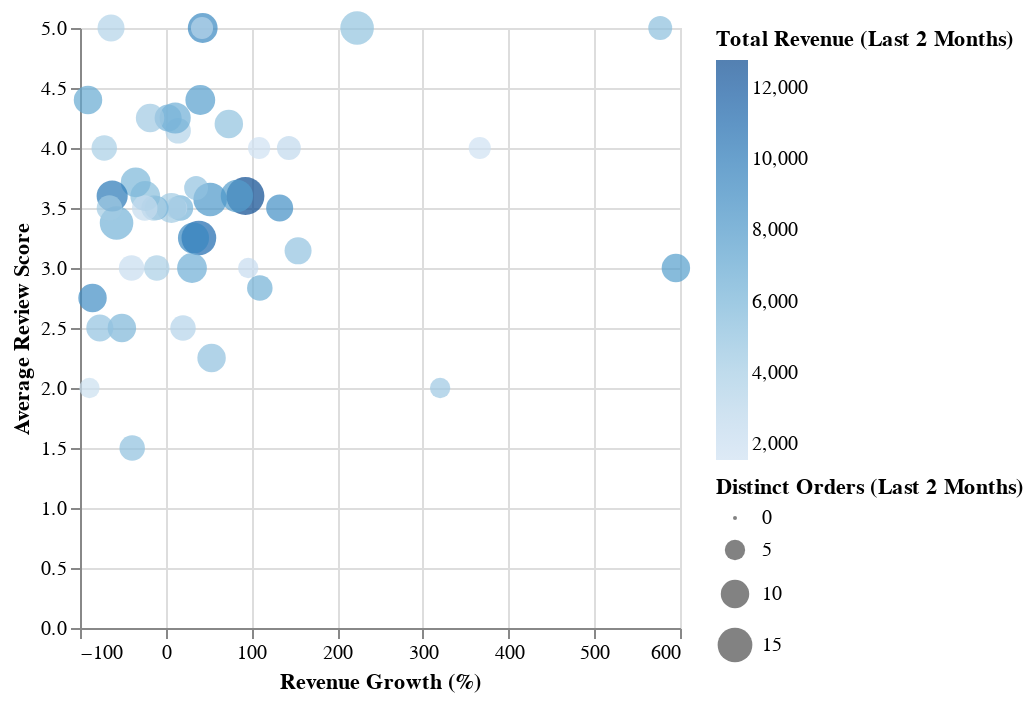

The notebook cell this image was saved under:
### Code cell
thread.plot()

### Figure 1 — Vega-Lite specification as saved in the notebook (floating-point values rounded to 4 significant figures)
{"config": {"view": {"continuousWidth": 300, "continuousHeight": 300}}, "data": {"name": "data-88ae92fc5e0d84169534fe054e6ff55f"}, "mark": {"type": "circle", "tooltip": true}, "encoding": {"color": {"field": "total_revenue_2m", "scale": {"scheme": "blues"}, "title": "Total Revenue (Last 2 Months)", "type": "quantitative"}, "size": {"field": "distinct_orders_2m", "title": "Distinct Orders (Last 2 Months)", "type": "quantitative"}, "tooltip": [{"field": "seller_id", "title": "Seller ID", "type": "nominal"}, {"field": "revenue_growth_pct", "format": ".2f", "title": "Revenue Growth (%)", "type": "quantitative"}, {"field": "avg_review_score", "format": ".2f", "title": "Avg Review Score", "type": "quantitative"}, {"field": "total_revenue_2m", "format": ".2f", "title": "Total Revenue 2M", "type": "quantitative"}, {"field": "distinct_orders_2m", "title": "Distinct Orders 2M", "type": "quantitative"}, {"field": "revenue_aug", "format": ".2f", "title": "Revenue Aug", "type": "quantitative"}, {"field": "revenue_sep", "format": ".2f", "title": "Revenue Sep", "type": "quantitative"}], "x": {"field": "revenue_growth_pct", "title": "Revenue Growth (%)", "type": "quantitative"}, "y": {"field": "avg_review_score", "title": "Average Review Score", "type": "quantitative"}}, "$schema": "https://vega.github.io/schema/vega-lite/v5.json", "datasets": {"data-88ae92fc5e0d84169534fe054e6ff55f": [{"seller_id": "17a8fb87daefff54ea1a81918ef4526b", "total_revenue_2m": 7503.0, "revenue_aug": 943.5, "revenue_sep": 6560.0, "revenue_growth_pct": 595.2, "revenue_growth_rank_desc": 1, "revenue_growth_rank_asc": 50, "aov_2m": 750.3, "aov_rank_desc": 8, "aov_rank_asc": 43, "avg_review_score": 3.0, "review_rank_desc": 36, "review_rank_asc": 10, "distinct_orders_2m": 10, "reviewed_orders_2m": 2}, {"seller_id": "db791471eb6a6c65da206e37405f5437", "total_revenue_2m": 5059.0, "revenue_aug": 651.1, "revenue_sep": 4408.0, "revenue_growth_pct": 576.9, "revenue_growth_rank_desc": 2, "revenue_growth_rank_asc": 49, "aov_2m": 722.7, "aov_rank_desc": 12, "aov_rank_asc": 39, "avg_review_score": 5.0, "review_rank_desc": 1, "review_rank_asc": 45, "distinct_orders_2m": 7, "reviewed_orders_2m": 4}, {"seller_id": "f55c207b0821146f710fa0dee35d16f5", "total_revenue_2m": 1555.0, "revenue_aug": 274.5, "revenue_sep": 1280.0, "revenue_growth_pct": 366.4, "revenue_growth_rank_desc": 3, "revenue_growth_rank_asc": 48, "aov_2m": 259.1, "aov_rank_desc": 49, "aov_rank_asc": 2, "avg_review_score": 4.0, "review_rank_desc": 13, "review_rank_asc": 34, "distinct_orders_2m": 6, "reviewed_orders_2m": 3}, {"seller_id": "fd16da360c498785232a140310fe0864", "total_revenue_2m": 1027.0, "revenue_aug": 193.8, "revenue_sep": 833.1, "revenue_growth_pct": 329.8, "revenue_growth_rank_desc": 4, "revenue_growth_rank_asc": 47, "aov_2m": 205.4, "aov_rank_desc": 50, "aov_rank_asc": 1, "avg_review_score": null, "review_rank_desc": 50, "review_rank_asc": 50, "distinct_orders_2m": 5, "reviewed_orders_2m": null}, {"seller_id": "7fac81fdbccc9886cf7d4652f150d63b", "total_revenue_2m": 4329.0, "revenue_aug": 832.3, "revenue_sep": 3497.0, "revenue_growth_pct": 320.2, "revenue_growth_rank_desc": 5, "revenue_growth_rank_asc": 46, "aov_2m": 865.8, "aov_rank_desc": 2, "aov_rank_asc": 49, "avg_review_score": 2.0, "review_rank_desc": 47, "review_rank_asc": 2, "distinct_orders_2m": 5, "reviewed_orders_2m": 1}, {"seller_id": "5e099f6f745d7eb52736f256772996d2", "total_revenue_2m": 4766.0, "revenue_aug": 1126.0, "revenue_sep": 3640.0, "revenue_growth_pct": 223.3, "revenue_growth_rank_desc": 6, "revenue_growth_rank_asc": 45, "aov_2m": 340.4, "aov_rank_desc": 45, "aov_rank_asc": 6, "avg_review_score": 5.0, "review_rank_desc": 1, "review_rank_asc": 45, "distinct_orders_2m": 14, "reviewed_orders_2m": 6}, {"seller_id": "b6008e1adbcc3441e54dc4a7fa051eb9", "total_revenue_2m": 4830.0, "revenue_aug": 1363.0, "revenue_sep": 3467.0, "revenue_growth_pct": 154.4, "revenue_growth_rank_desc": 7, "revenue_growth_rank_asc": 44, "aov_2m": 536.7, "aov_rank_desc": 24, "aov_rank_asc": 27, "avg_review_score": 3.143, "review_rank_desc": 35, "review_rank_asc": 15, "distinct_orders_2m": 9, "reviewed_orders_2m": 7}, {"seller_id": "ecc2b81200bab71be7199c47229830f1", "total_revenue_2m": 2542.0, "revenue_aug": 739.7, "revenue_sep": 1802.0, "revenue_growth_pct": 143.7, "revenue_growth_rank_desc": 8, "revenue_growth_rank_asc": 43, "aov_2m": 363.2, "aov_rank_desc": 44, "aov_rank_asc": 7, "avg_review_score": 4.0, "review_rank_desc": 13, "review_rank_asc": 34, "distinct_orders_2m": 7, "reviewed_orders_2m": 3}, {"seller_id": "05ea03e619df505c70a3e75710b971b1", "total_revenue_2m": 8477.0, "revenue_aug": 2546.0, "revenue_sep": 5931.0, "revenue_growth_pct": 132.9, "revenue_growth_rank_desc": 9, "revenue_growth_rank_asc": 42, "aov_2m": 941.9, "aov_rank_desc": 1, "aov_rank_asc": 50, "avg_review_score": 3.5, "review_rank_desc": 24, "review_rank_asc": 19, "distinct_orders_2m": 9, "reviewed_orders_2m": 4}, {"seller_id": "1dca839ba9357f412e9f2defb8e6d409", "total_revenue_2m": 6149.0, "revenue_aug": 1985.0, "revenue_sep": 4164.0, "revenue_growth_pct": 109.8, "revenue_growth_rank_desc": 10, "revenue_growth_rank_asc": 41, "aov_2m": 768.6, "aov_rank_desc": 7, "aov_rank_asc": 44, "avg_review_score": 2.833, "review_rank_desc": 41, "review_rank_asc": 9, "distinct_orders_2m": 8, "reviewed_orders_2m": 6}, {"seller_id": "9890be93654742ad61723a6db4eff490", "total_revenue_2m": 1593.0, "revenue_aug": 515.4, "revenue_sep": 1077.0, "revenue_growth_pct": 109.0, "revenue_growth_rank_desc": 11, "revenue_growth_rank_asc": 40, "aov_2m": 265.4, "aov_rank_desc": 47, "aov_rank_asc": 4, "avg_review_score": 4.0, "review_rank_desc": 13, "review_rank_asc": 34, "distinct_orders_2m": 6, "reviewed_orders_2m": 3}, {"seller_id": "81e7f855578032b3673fbec5d1cad071", "total_revenue_2m": 2178.0, "revenue_aug": 735.1, "revenue_sep": 1443.0, "revenue_growth_pct": 96.28, "revenue_growth_rank_desc": 12, "revenue_growth_rank_asc": 39, "aov_2m": 435.6, "aov_rank_desc": 35, "aov_rank_asc": 16, "avg_review_score": 3.0, "review_rank_desc": 36, "review_rank_asc": 10, "distinct_orders_2m": 5, "reviewed_orders_2m": 3}, {"seller_id": "0fbff65ebd0a050da5eb315b4913742c", "total_revenue_2m": 12780.0, "revenue_aug": 4361.0, "revenue_sep": 8416.0, "revenue_growth_pct": 92.97, "revenue_growth_rank_desc": 13, "revenue_growth_rank_asc": 38, "aov_2m": 709.9, "aov_rank_desc": 13, "aov_rank_asc": 38, "avg_review_score": 3.6, "review_rank_desc": 19, "review_rank_asc": 28, "distinct_orders_2m": 18, "reviewed_orders_2m": 10}, {"seller_id": "2ddb1be5564390ad73105d2da0e05e52", "total_revenue_2m": 7575.0, "revenue_aug": 2676.0, "revenue_sep": 4899.0, "revenue_growth_pct": 83.08, "revenue_growth_rank_desc": 14, "revenue_growth_rank_asc": 37, "aov_2m": 582.7, "aov_rank_desc": 19, "aov_rank_asc": 32, "avg_review_score": 3.6, "review_rank_desc": 19, "review_rank_asc": 28, "distinct_orders_2m": 13, "reviewed_orders_2m": 5}, {"seller_id": "cba538f1301ba61fd7b460704fdb8e3a", "total_revenue_2m": 4866.0, "revenue_aug": 1778.0, "revenue_sep": 3088.0, "revenue_growth_pct": 73.63, "revenue_growth_rank_desc": 15, "revenue_growth_rank_asc": 36, "aov_2m": 486.6, "aov_rank_desc": 30, "aov_rank_asc": 21, "avg_review_score": 4.2, "review_rank_desc": 11, "review_rank_asc": 39, "distinct_orders_2m": 10, "reviewed_orders_2m": 5}, {"seller_id": "e49ff3cbf7eb68499de06d3d6d379433", "total_revenue_2m": 4881.0, "revenue_aug": 1925.0, "revenue_sep": 2955.0, "revenue_growth_pct": 53.51, "revenue_growth_rank_desc": 16, "revenue_growth_rank_asc": 35, "aov_2m": 488.1, "aov_rank_desc": 29, "aov_rank_asc": 22, "avg_review_score": 2.25, "review_rank_desc": 46, "review_rank_asc": 4, "distinct_orders_2m": 10, "reviewed_orders_2m": 4}, {"seller_id": "25f3617c5f6eea6e6b7aa1c61bbecb17", "total_revenue_2m": 7953.0, "revenue_aug": 3158.0, "revenue_sep": 4795.0, "revenue_growth_pct": 51.84, "revenue_growth_rank_desc": 17, "revenue_growth_rank_asc": 34, "aov_2m": 568.1, "aov_rank_desc": 21, "aov_rank_asc": 30, "avg_review_score": 3.571, "review_rank_desc": 23, "review_rank_asc": 27, "distinct_orders_2m": 14, "reviewed_orders_2m": 7}, {"seller_id": "4ecf1077ea04e42e3cf2cdd54b9958d9", "total_revenue_2m": 9014.0, "revenue_aug": 3707.0, "revenue_sep": 5307.0, "revenue_growth_pct": 43.16, "revenue_growth_rank_desc": 18, "revenue_growth_rank_asc": 33, "aov_2m": 819.4, "aov_rank_desc": 6, "aov_rank_asc": 45, "avg_review_score": 5.0, "review_rank_desc": 1, "review_rank_asc": 45, "distinct_orders_2m": 11, "reviewed_orders_2m": 4}, {"seller_id": "616dc9e7cb4d7fa8282ce8bfd3420708", "total_revenue_2m": 3105.0, "revenue_aug": 1281.0, "revenue_sep": 1824.0, "revenue_growth_pct": 42.33, "revenue_growth_rank_desc": 19, "revenue_growth_rank_asc": 32, "aov_2m": 517.5, "aov_rank_desc": 27, "aov_rank_asc": 24, "avg_review_score": 5.0, "review_rank_desc": 1, "review_rank_asc": 45, "distinct_orders_2m": 6, "reviewed_orders_2m": 3}, {"seller_id": "c45170c1ae4ddca4ff700cf7d59a25b4", "total_revenue_2m": 7474.0, "revenue_aug": 3109.0, "revenue_sep": 4364.0, "revenue_growth_pct": 40.35, "revenue_growth_rank_desc": 20, "revenue_growth_rank_asc": 31, "aov_2m": 679.4, "aov_rank_desc": 15, "aov_rank_asc": 36, "avg_review_score": 4.4, "review_rank_desc": 6, "review_rank_asc": 43, "distinct_orders_2m": 11, "reviewed_orders_2m": 5}, {"seller_id": "9f9692b1aed52b21a5ea668594b7f897", "total_revenue_2m": 10870.0, "revenue_aug": 4552.0, "revenue_sep": 6313.0, "revenue_growth_pct": 38.68, "revenue_growth_rank_desc": 21, "revenue_growth_rank_asc": 30, "aov_2m": 724.4, "aov_rank_desc": 11, "aov_rank_asc": 40, "avg_review_score": 3.25, "review_rank_desc": 33, "review_rank_asc": 16, "distinct_orders_2m": 15, "reviewed_orders_2m": 4}, {"seller_id": "4b6bc5e7ee1d25f03fd86cc01a8b8d20", "total_revenue_2m": 4829.0, "revenue_aug": 2051.0, "revenue_sep": 2778.0, "revenue_growth_pct": 35.43, "revenue_growth_rank_desc": 22, "revenue_growth_rank_asc": 29, "aov_2m": 689.9, "aov_rank_desc": 14, "aov_rank_asc": 37, "avg_review_score": 3.667, "review_rank_desc": 18, "review_rank_asc": 32, "distinct_orders_2m": 7, "reviewed_orders_2m": 3}, {"seller_id": "6ddc08f0decfa63bfd634c7741ae75e0", "total_revenue_2m": 8973.0, "revenue_aug": 3861.0, "revenue_sep": 5112.0, "revenue_growth_pct": 32.4, "revenue_growth_rank_desc": 23, "revenue_growth_rank_asc": 28, "aov_2m": 747.8, "aov_rank_desc": 9, "aov_rank_asc": 42, "avg_review_score": 3.25, "review_rank_desc": 33, "review_rank_asc": 16, "distinct_orders_2m": 12, "reviewed_orders_2m": 4}, {"seller_id": "ca75b978739b0c4bc4f5b6595247102a", "total_revenue_2m": 6355.0, "revenue_aug": 2755.0, "revenue_sep": 3600.0, "revenue_growth_pct": 30.66, "revenue_growth_rank_desc": 24, "revenue_growth_rank_asc": 27, "aov_2m": 577.7, "aov_rank_desc": 20, "aov_rank_asc": 31, "avg_review_score": 3.0, "review_rank_desc": 36, "review_rank_asc": 10, "distinct_orders_2m": 11, "reviewed_orders_2m": 5}, {"seller_id": "61205ecaac20a0c8fc0050c9b6585a98", "total_revenue_2m": 3238.0, "revenue_aug": 1471.0, "revenue_sep": 1767.0, "revenue_growth_pct": 20.17, "revenue_growth_rank_desc": 25, "revenue_growth_rank_asc": 26, "aov_2m": 404.8, "aov_rank_desc": 40, "aov_rank_asc": 11, "avg_review_score": 2.5, "review_rank_desc": 43, "review_rank_asc": 5, "distinct_orders_2m": 8, "reviewed_orders_2m": 4}, {"seller_id": "247adfd360e07c8fb106509d4d8fec41", "total_revenue_2m": 5953.0, "revenue_aug": 2741.0, "revenue_sep": 3212.0, "revenue_growth_pct": 17.18, "revenue_growth_rank_desc": 26, "revenue_growth_rank_asc": 25, "aov_2m": 744.2, "aov_rank_desc": 10, "aov_rank_asc": 41, "avg_review_score": 3.5, "review_rank_desc": 24, "review_rank_asc": 19, "distinct_orders_2m": 8, "reviewed_orders_2m": 2}, {"seller_id": "6ee4695bf1c947857535892b16bfcb15", "total_revenue_2m": 3294.0, "revenue_aug": 1536.0, "revenue_sep": 1758.0, "revenue_growth_pct": 14.5, "revenue_growth_rank_desc": 27, "revenue_growth_rank_asc": 24, "aov_2m": 411.8, "aov_rank_desc": 39, "aov_rank_asc": 12, "avg_review_score": 4.143, "review_rank_desc": 12, "review_rank_asc": 38, "distinct_orders_2m": 8, "reviewed_orders_2m": 7}, {"seller_id": "1a35800a0b6017420a7615c4d8d16834", "total_revenue_2m": 2546.0, "revenue_aug": 1200.0, "revenue_sep": 1347.0, "revenue_growth_pct": 12.24, "revenue_growth_rank_desc": 28, "revenue_growth_rank_asc": 23, "aov_2m": 424.4, "aov_rank_desc": 37, "aov_rank_asc": 14, "avg_review_score": 3.5, "review_rank_desc": 24, "review_rank_asc": 19, "distinct_orders_2m": 6, "reviewed_orders_2m": 2}, {"seller_id": "152dc12d3b48903d4d945f0264406677", "total_revenue_2m": 6315.0, "revenue_aug": 2992.0, "revenue_sep": 3323.0, "revenue_growth_pct": 11.06, "revenue_growth_rank_desc": 29, "revenue_growth_rank_asc": 22, "aov_2m": 526.3, "aov_rank_desc": 25, "aov_rank_asc": 26, "avg_review_score": 4.25, "review_rank_desc": 8, "review_rank_asc": 40, "distinct_orders_2m": 12, "reviewed_orders_2m": 4}, {"seller_id": "df93f2a7a805b7287c17448bcbd4643e", "total_revenue_2m": 4092.0, "revenue_aug": 1980.0, "revenue_sep": 2111.0, "revenue_growth_pct": 6.621, "revenue_growth_rank_desc": 30, "revenue_growth_rank_asc": 21, "aov_2m": 372.0, "aov_rank_desc": 41, "aov_rank_asc": 10, "avg_review_score": 3.5, "review_rank_desc": 24, "review_rank_asc": 19, "distinct_orders_2m": 11, "reviewed_orders_2m": 2}, {"seller_id": "3d80f80417a2262d3dc3b5a64ef980d8", "total_revenue_2m": 5884.0, "revenue_aug": 2901.0, "revenue_sep": 2983.0, "revenue_growth_pct": 2.803, "revenue_growth_rank_desc": 31, "revenue_growth_rank_asc": 20, "aov_2m": 653.8, "aov_rank_desc": 17, "aov_rank_asc": 34, "avg_review_score": 4.25, "review_rank_desc": 8, "review_rank_asc": 40, "distinct_orders_2m": 9, "reviewed_orders_2m": 4}, {"seller_id": "fb21021099d9d6478d1e2e7ab30d28ad", "total_revenue_2m": 3719.0, "revenue_aug": 1962.0, "revenue_sep": 1757.0, "revenue_growth_pct": -10.43, "revenue_growth_rank_desc": 32, "revenue_growth_rank_asc": 19, "aov_2m": 464.9, "aov_rank_desc": 33, "aov_rank_asc": 18, "avg_review_score": 3.0, "review_rank_desc": 36, "review_rank_asc": 10, "distinct_orders_2m": 8, "reviewed_orders_2m": 3}, {"seller_id": "c7845ce2a77523e1d11ff653399e3333", "total_revenue_2m": 5937.0, "revenue_aug": 3136.0, "revenue_sep": 2801.0, "revenue_growth_pct": -10.7, "revenue_growth_rank_desc": 33, "revenue_growth_rank_asc": 18, "aov_2m": 848.1, "aov_rank_desc": 4, "aov_rank_asc": 47, "avg_review_score": 3.5, "review_rank_desc": 24, "review_rank_asc": 19, "distinct_orders_2m": 7, "reviewed_orders_2m": 4}, {"seller_id": "1a9f608e4fb5e1c9bdbe12a77ef48de3", "total_revenue_2m": 3565.0, "revenue_aug": 1913.0, "revenue_sep": 1652.0, "revenue_growth_pct": -13.64, "revenue_growth_rank_desc": 34, "revenue_growth_rank_asc": 17, "aov_2m": 445.6, "aov_rank_desc": 34, "aov_rank_asc": 17, "avg_review_score": 3.5, "review_rank_desc": 24, "review_rank_asc": 19, "distinct_orders_2m": 8, "reviewed_orders_2m": 2}, {"seller_id": "3423889bf098bcaa6bdd3f6e692b64f9", "total_revenue_2m": 4215.0, "revenue_aug": 2319.0, "revenue_sep": 1896.0, "revenue_growth_pct": -18.24, "revenue_growth_rank_desc": 35, "revenue_growth_rank_asc": 16, "aov_2m": 421.5, "aov_rank_desc": 38, "aov_rank_asc": 13, "avg_review_score": 4.25, "review_rank_desc": 8, "review_rank_asc": 40, "distinct_orders_2m": 10, "reviewed_orders_2m": 4}, {"seller_id": "11079a8d182cb0ef3439a0b2bd83faf5", "total_revenue_2m": 5194.0, "revenue_aug": 2949.0, "revenue_sep": 2245.0, "revenue_growth_pct": -23.89, "revenue_growth_rank_desc": 36, "revenue_growth_rank_asc": 15, "aov_2m": 472.2, "aov_rank_desc": 32, "aov_rank_asc": 19, "avg_review_score": 3.6, "review_rank_desc": 19, "review_rank_asc": 28, "distinct_orders_2m": 11, "reviewed_orders_2m": 5}, {"seller_id": "59a40310f3fbb1f0d3cd1dcb58f7d3ff", "total_revenue_2m": 2260.0, "revenue_aug": 1288.0, "revenue_sep": 972.6, "revenue_growth_pct": -24.48, "revenue_growth_rank_desc": 37, "revenue_growth_rank_asc": 14, "aov_2m": 282.6, "aov_rank_desc": 46, "aov_rank_asc": 5, "avg_review_score": 3.5, "review_rank_desc": 24, "review_rank_asc": 19, "distinct_orders_2m": 8, "reviewed_orders_2m": 4}, {"seller_id": "c2e8579a9628b258066f0664138e173d", "total_revenue_2m": 5743.0, "revenue_aug": 3481.0, "revenue_sep": 2262.0, "revenue_growth_pct": -35.02, "revenue_growth_rank_desc": 38, "revenue_growth_rank_asc": 13, "aov_2m": 522.1, "aov_rank_desc": 26, "aov_rank_asc": 25, "avg_review_score": 3.714, "review_rank_desc": 17, "review_rank_asc": 33, "distinct_orders_2m": 11, "reviewed_orders_2m": 7}, {"seller_id": "833a8bdb83c9bc335aff5a1ce2ed6627", "total_revenue_2m": 4940.0, "revenue_aug": 3070.0, "revenue_sep": 1870.0, "revenue_growth_pct": -39.09, "revenue_growth_rank_desc": 39, "revenue_growth_rank_asc": 12, "aov_2m": 617.5, "aov_rank_desc": 18, "aov_rank_asc": 33, "avg_review_score": 1.5, "review_rank_desc": 49, "review_rank_asc": 1, "distinct_orders_2m": 8, "reviewed_orders_2m": 4}, {"seller_id": "1c3c5bcf56f6d165c13ee6f45f845d14", "total_revenue_2m": 2105.0, "revenue_aug": 1315.0, "revenue_sep": 790.6, "revenue_growth_pct": -39.87, "revenue_growth_rank_desc": 40, "revenue_growth_rank_asc": 11, "aov_2m": 263.2, "aov_rank_desc": 48, "aov_rank_asc": 3, "avg_review_score": 3.0, "review_rank_desc": 36, "review_rank_asc": 10, "distinct_orders_2m": 8, "reviewed_orders_2m": 2}, {"seller_id": "b407f5870ece5418ed86353c5c8f8f11", "total_revenue_2m": 5667.0, "revenue_aug": 3807.0, "revenue_sep": 1860.0, "revenue_growth_pct": -51.15, "revenue_growth_rank_desc": 41, "revenue_growth_rank_asc": 10, "aov_2m": 566.7, "aov_rank_desc": 22, "aov_rank_asc": 29, "avg_review_score": 2.5, "review_rank_desc": 43, "review_rank_asc": 5, "distinct_orders_2m": 10, "reviewed_orders_2m": 4}, {"seller_id": "15f3ff60c4386de2f9deff09d297fc82", "total_revenue_2m": 6040.0, "revenue_aug": 4235.0, "revenue_sep": 1805.0, "revenue_growth_pct": -57.37, "revenue_growth_rank_desc": 42, "revenue_growth_rank_asc": 9, "aov_2m": 431.4, "aov_rank_desc": 36, "aov_rank_asc": 15, "avg_review_score": 3.375, "review_rank_desc": 32, "review_rank_asc": 18, "distinct_orders_2m": 14, "reviewed_orders_2m": 8}, {"seller_id": "b9be7424bfd1f48aecfe450cec7425f4", "total_revenue_2m": 10030.0, "revenue_aug": 7293.0, "revenue_sep": 2738.0, "revenue_growth_pct": -62.47, "revenue_growth_rank_desc": 43, "revenue_growth_rank_asc": 8, "aov_2m": 835.9, "aov_rank_desc": 5, "aov_rank_asc": 46, "avg_review_score": 3.6, "review_rank_desc": 19, "review_rank_asc": 28, "distinct_orders_2m": 12, "reviewed_orders_2m": 5}, {"seller_id": "93a533605f0dc0e127d0b34afeb8e73b", "total_revenue_2m": 3285.0, "revenue_aug": 2412.0, "revenue_sep": 873.1, "revenue_growth_pct": -63.8, "revenue_growth_rank_desc": 44, "revenue_growth_rank_asc": 7, "aov_2m": 365.0, "aov_rank_desc": 43, "aov_rank_asc": 8, "avg_review_score": 5.0, "review_rank_desc": 1, "review_rank_asc": 45, "distinct_orders_2m": 9, "reviewed_orders_2m": 3}, {"seller_id": "8e6ea99eacf4083954860034a8fa4d12", "total_revenue_2m": 4110.0, "revenue_aug": 3060.0, "revenue_sep": 1050.0, "revenue_growth_pct": -65.68, "revenue_growth_rank_desc": 45, "revenue_growth_rank_asc": 6, "aov_2m": 513.8, "aov_rank_desc": 28, "aov_rank_asc": 23, "avg_review_score": 3.5, "review_rank_desc": 24, "review_rank_asc": 19, "distinct_orders_2m": 8, "reviewed_orders_2m": 4}, {"seller_id": "9a2a969c501611686057f2f621ce9d19", "total_revenue_2m": 3808.0, "revenue_aug": 2969.0, "revenue_sep": 839.2, "revenue_growth_pct": -71.73, "revenue_growth_rank_desc": 46, "revenue_growth_rank_asc": 5, "aov_2m": 476.0, "aov_rank_desc": 31, "aov_rank_asc": 20, "avg_review_score": 4.0, "review_rank_desc": 13, "review_rank_asc": 34, "distinct_orders_2m": 8, "reviewed_orders_2m": 3}, {"seller_id": "8f5df4794f566e1e90c49107957ffb2f", "total_revenue_2m": 4840.0, "revenue_aug": 3932.0, "revenue_sep": 908.2, "revenue_growth_pct": -76.9, "revenue_growth_rank_desc": 47, "revenue_growth_rank_asc": 4, "aov_2m": 537.8, "aov_rank_desc": 23, "aov_rank_asc": 28, "avg_review_score": 2.5, "review_rank_desc": 43, "review_rank_asc": 5, "distinct_orders_2m": 9, "reviewed_orders_2m": 4}, {"seller_id": "d3ebf96597c63546df2cf48e8d19666a", "total_revenue_2m": 8594.0, "revenue_aug": 7499.0, "revenue_sep": 1096.0, "revenue_growth_pct": -85.39, "revenue_growth_rank_desc": 48, "revenue_growth_rank_asc": 3, "aov_2m": 859.4, "aov_rank_desc": 3, "aov_rank_asc": 48, "avg_review_score": 2.75, "review_rank_desc": 42, "review_rank_asc": 8, "distinct_orders_2m": 10, "reviewed_orders_2m": 4}, {"seller_id": "667e19d9c75b3bdc968d7bddcd5ce2aa", "total_revenue_2m": 1848.0, "revenue_aug": 1664.0, "revenue_sep": 183.6, "revenue_growth_pct": -88.97, "revenue_growth_rank_desc": 49, "revenue_growth_rank_asc": 2, "aov_2m": 369.6, "aov_rank_desc": 42, "aov_rank_asc": 9, "avg_review_score": 2.0, "review_rank_desc": 47, "review_rank_asc": 2, "distinct_orders_2m": 5, "reviewed_orders_2m": 1}, {"seller_id": "c6df05b5066fa241db19df273f88d33e", "total_revenue_2m": 6740.0, "revenue_aug": 6164.0, "revenue_sep": 575.5, "revenue_growth_pct": -90.66, "revenue_growth_rank_desc": 50, "revenue_growth_rank_asc": 1, "aov_2m": 674.0, "aov_rank_desc": 16, "aov_rank_asc": 35, "avg_review_score": 4.4, "review_rank_desc": 6, "review_rank_asc": 43, "distinct_orders_2m": 10, "reviewed_orders_2m": 5}]}}
